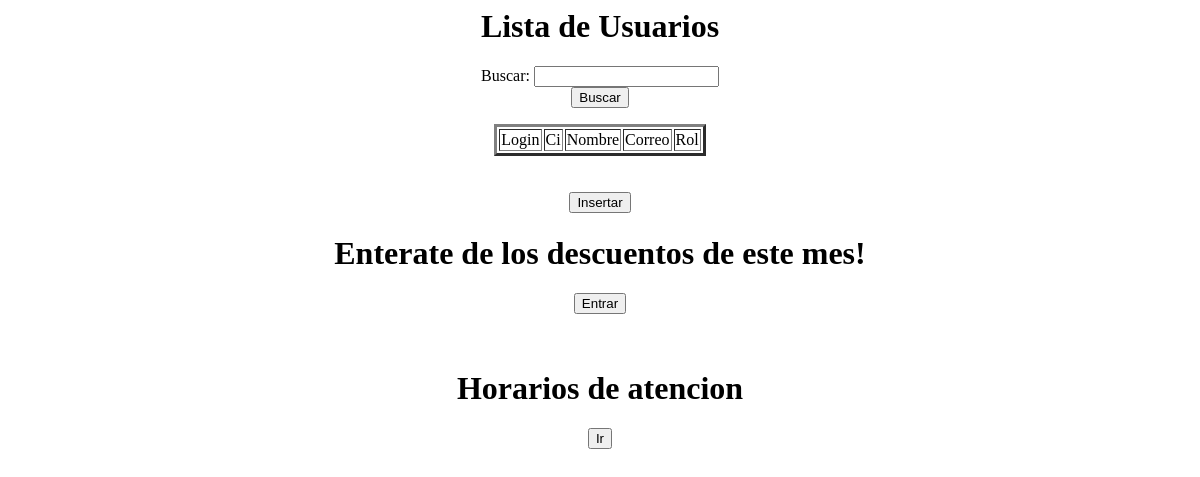
/Usuarios/listaUsuarios.php, run on an earlier commit of the app's database.
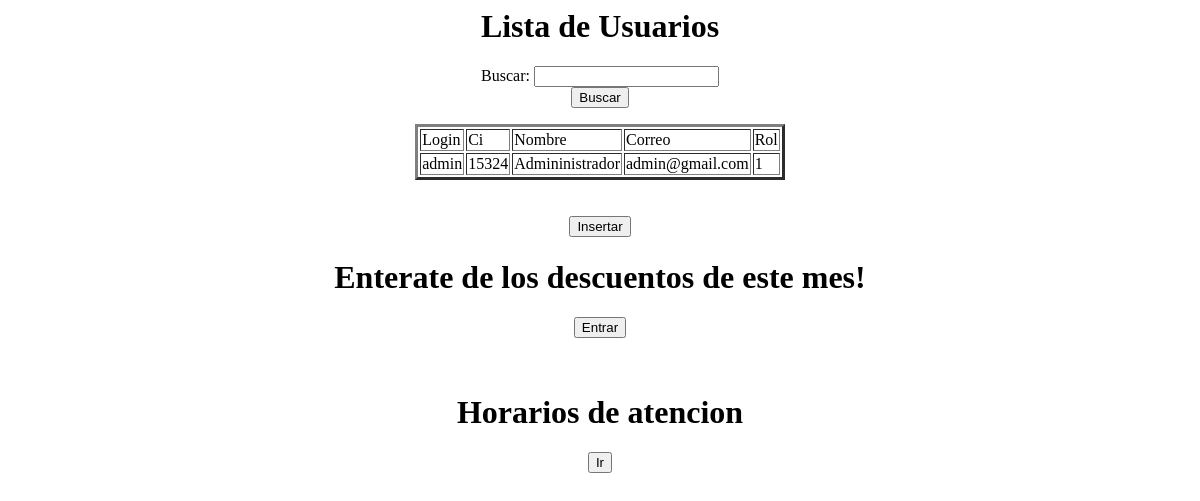
And on a later commit of the database.
### tables this page shows
CREATE TABLE IF NOT EXISTS `usuarios` (
  `login` varchar(12) NOT NULL,
  `password` varchar(100) NOT NULL,
  `ci` bigint(12) NOT NULL,
  `nombre` varchar(40) NOT NULL,
  `correo` varchar(30) NOT NULL,
  `rol` int(1) NOT NULL,
  `estado` tinyint(1) NOT NULL,
  PRIMARY KEY (`login`)
);

### Usuarios/listaUsuarios.php (the view, shortened to what this page needs)
<HTML>
	<HEAD>
	</HEAD>
	<BODY>
		<?php
		function llenarTabla(){
			$db = mysql_connect("localhost", "root", "root");
			$res=mysql_query("SELECT * FROM usuarios", $db);
			while($row=mysql_fetch_row($res)){
				echo "<TR>";
				echo "<TD>".$row[0]."</TD>";
				echo "<TD>".$row[2]."</TD>";
				echo "<TD>".$row[3]."</TD>";
				echo "<TD>".$row[4]."</TD>";
				echo "<TD>".$row[5]."</TD>";
				echo "</TR>";
			}
		}
		?>
		<CENTER><H1>Lista de Usuarios</H1>
		<FORM NAME="Datos" Method="POST" Action="listaUsuarios.php">
			Buscar: <INPUT TYPE=Text NAME="buscar" VALUE=""><BR>
			<INPUT TYPE=Submit NAME="Buscar" VALUE="Buscar"><DD></DD>
		</FORM>
			<TABLE BORDER=3>
				<TR>
					<TD>Login</TD>
					<TD>Ci</TD>
					<TD>Nombre</TD>
					<TD>Correo</TD>
					<TD>Rol</TD>
				</TR>
				<?php
				if(isset($_POST["Buscar"]))
				{
					llenarTablaBusqueda();
				}else{
					llenarTabla();
				}
				?>
			</TABLE>
			<BR><BR>
			<FORM Action="crearUsuario.php">
				<INPUT TYPE=Submit NAME="Insertar" VALUE="Insertar">
			</FORM>
<form action="principalMARKETING.php"><h1>Enterate de los descuentos de este mes!</h1><input type=submit  value=Entrar></form>
<br>
<form action="HorarioAtencion.php"><h1>Horarios de atencion</h1><input type=submit  value=Ir></form>
	</CENTER>
	</BODY>
</HTML>

What changed in the data, as far as the page shows it:
added usuarios: login "admin", ci "15324", nombre "Admininistrador", correo "admin@gmail.com", rol "1"
